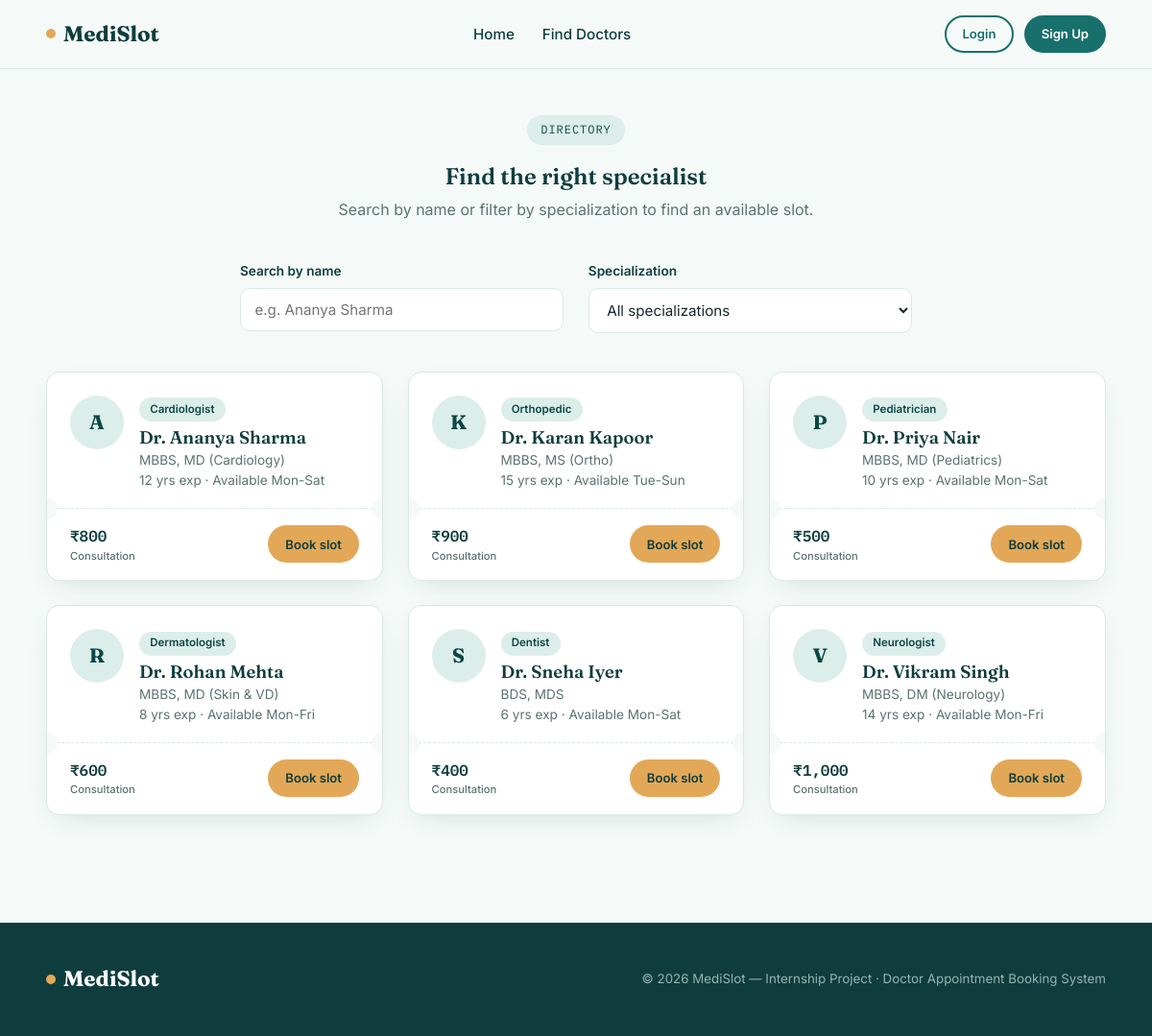
The app's page /doctors.php with its own data.
### tables this page shows
CREATE TABLE doctors (
    id INT AUTO_INCREMENT PRIMARY KEY,
    name VARCHAR(100) NOT NULL,
    specialization VARCHAR(100) NOT NULL,
    qualification VARCHAR(150) DEFAULT NULL,
    experience_years INT DEFAULT 0,
    fee DECIMAL(8,2) DEFAULT 0.00,
    photo VARCHAR(255) DEFAULT NULL,
    available_days VARCHAR(100) DEFAULT 'Mon-Sat',
    slot_start TIME DEFAULT '09:00:00',
    slot_end TIME DEFAULT '17:00:00',
    bio TEXT,
    status ENUM('active','inactive') DEFAULT 'active',
    created_at TIMESTAMP DEFAULT CURRENT_TIMESTAMP
);

### config.php (called while the page is built, shortened)
<?php
function is_logged_in() {
    return isset($_SESSION['user_id']);
}
?>

### doctors.php (the view, shortened to what this page needs)
<?php
require_once 'config.php';
$base = '';
$doctors = $conn->query("SELECT * FROM doctors WHERE status='active' ORDER BY name ASC");
include 'includes/header.php';
?>
<section class="section" style="padding-top:3rem;">
  <div class="container">
    <div class="section-head">
      <span class="eyebrow">Directory</span>
      <h2>Find the right specialist</h2>
      <p>Search by name or filter by specialization to find an available slot.</p>
    </div>
    <div class="grid grid-2" style="max-width:700px;margin:0 auto 2.5rem;">
      <div class="field" style="margin:0;">
        <label for="doctorSearch">Search by name</label>
        <input type="text" id="doctorSearch" placeholder="e.g. Ananya Sharma">
      </div>
      <div class="field" style="margin:0;">
        <label for="specFilter">Specialization</label>
        <select id="specFilter">
          <option value="">All specializations</option>
        </select>
      </div>
    </div>
    <div class="grid grid-3">
      <?php while ($doc = $doctors->fetch_assoc()):
          $initials = strtoupper(substr($doc['name'], 4, 1));
      ?>
      <div class="stub-card doctor-card-item" data-name="<?php echo htmlspecialchars($doc['name']); ?>" data-spec="<?php echo htmlspecialchars($doc['specialization']); ?>">
        <div class="stub-main">
          <div class="stub-avatar"><?php echo $initials; ?></div>
          <div>
            <span class="badge"><?php echo htmlspecialchars($doc['specialization']); ?></span>
            <h3><?php echo htmlspecialchars($doc['name']); ?></h3>
            <p class="stub-meta"><?php echo htmlspecialchars($doc['qualification']); ?></p>
            <p class="stub-meta"><?php echo htmlspecialchars($doc['experience_years']); ?> yrs exp · Available <?php echo htmlspecialchars($doc['available_days']); ?></p>
          </div>
        </div>
        <div class="stub-perf"></div>
        <div class="stub-foot">
          <div class="stub-fee">₹<?php echo number_format($doc['fee'],0); ?><span>Consultation</span></div>
          <a href="book_appointment.php?doctor_id=<?php echo $doc['id']; ?>" class="btn btn-amber btn-sm">Book slot</a>
        </div>
      </div>
      <?php endwhile; ?>
    </div>
  </div>
</section>
<?php include 'includes/footer.php'; ?>

### includes/header.php (shortened to what this page needs)
<!DOCTYPE html>
<html lang="en">
<head>
<link rel="stylesheet" href="<?php echo isset($base) ? $base : ''; ?>css/style.css">
</head>
<body>
<nav class="navbar">
  <div class="container">
    <a href="<?php echo isset($base) ? $base : ''; ?>index.php" class="brand"><span class="dot"></span> MediSlot</a>
    <ul class="nav-links">
      <li><a href="<?php echo isset($base) ? $base : ''; ?>index.php">Home</a></li>
      <li><a href="<?php echo isset($base) ? $base : ''; ?>doctors.php">Find Doctors</a></li>
    </ul>
    <div class="nav-cta">
      <?php if (is_logged_in()): ?>
        <?php if (is_admin()): ?>
          <a href="<?php echo isset($base) ? $base : ''; ?>admin/dashboard.php" class="btn btn-outline btn-sm">Admin Panel</a>
        <?php endif; ?>
        <span style="font-size:.85rem;color:var(--muted);">Hi, <?php echo htmlspecialchars($_SESSION['name']); ?></span>
        <a href="<?php echo isset($base) ? $base : ''; ?>logout.php" class="btn btn-primary btn-sm">Logout</a>
      <?php else: ?>
        <a href="<?php echo isset($base) ? $base : ''; ?>login.php" class="btn btn-outline btn-sm">Login</a>
        <a href="<?php echo isset($base) ? $base : ''; ?>register.php" class="btn btn-primary btn-sm">Sign Up</a>
      <?php endif; ?>
    </div>
  </div>
</nav>

### includes/footer.php (shortened to what this page needs)
<footer>
  <div class="container">
    <div class="brand" style="color:#fff;"><span class="dot"></span> MediSlot</div>
    <small>&copy; <?php echo date('Y'); ?> MediSlot — Internship Project · Doctor Appointment Booking System</small>
  </div>
</footer>
</body>
</html>

### records on screen
doctors: name "A", specialization "Cardiologist", name "Dr. Ananya Sharma", qualification "MBBS, MD (Cardiology)", experience_years "12", available_days "Mon-Sat", fee "800"
doctors: name "K", specialization "Orthopedic", name "Dr. Karan Kapoor", qualification "MBBS, MS (Ortho)", experience_years "15", available_days "Tue-Sun", fee "900"
doctors: name "P", specialization "Pediatrician", name "Dr. Priya Nair", qualification "MBBS, MD (Pediatrics)", experience_years "10", available_days "Mon-Sat", fee "500"
doctors: name "R", specialization "Dermatologist", name "Dr. Rohan Mehta", qualification "MBBS, MD (Skin & VD)", experience_years "8", available_days "Mon-Fri", fee "600"
doctors: name "S", specialization "Dentist", name "Dr. Sneha Iyer", qualification "BDS, MDS", experience_years "6", available_days "Mon-Sat", fee "400"
doctors: name "V", specialization "Neurologist", name "Dr. Vikram Singh", qualification "MBBS, DM (Neurology)", experience_years "14", available_days "Mon-Fri", fee "1,000"
